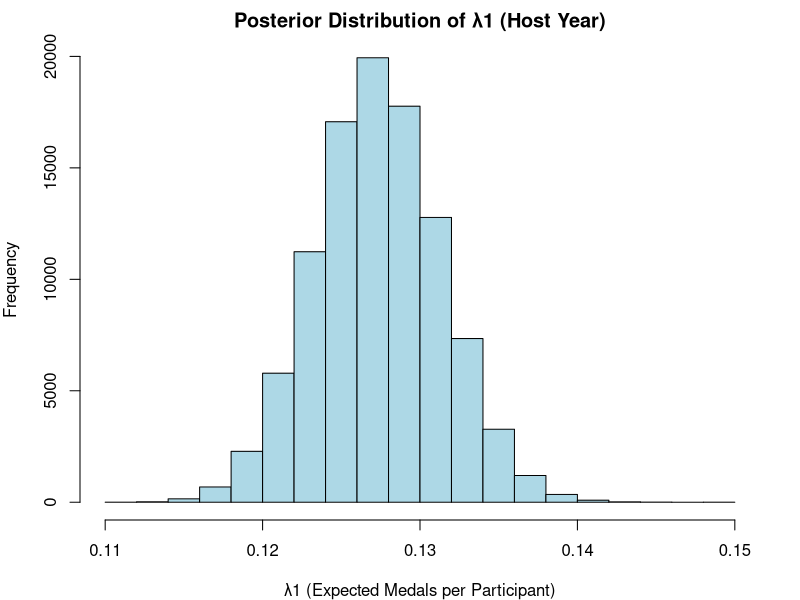

Here is the R script that generated this plot:
# Data
X1 <- c(22, 35, 36, 29, 9, 40, 11, 195, 174, 33, 22, 101, 58, 16, 100, 65, 19, 51)
N1 <- c(258, 294, 280, 328, 275, 423, 385, 489, 522, 401, 422, 647, 617, 426, 599, 530, 462, 621)

X0 <- c(24, 11, 25, 18, 1, 26, 5, 125, 94, 19, 4, 108, 41, 13, 63, 47, 17, 41)
N0 <- c(129, 81, 135, 162, 94, 275, 208, 410, 396, 175, 229, 545, 417, 140, 384, 304, 236, 395)

# Prior parameters
alpha <- 0.1
beta <- 0.1

# Function to calculate the posterior distribution
calculate_posterior <- function(X, N, alpha, beta) {
  alpha_post <- alpha + sum(X)
  beta_post <- beta + sum(N)
  return(rgamma(100000, shape = alpha_post, rate = beta_post))
}

# Calculate the posterior distributions
posterior_host <- calculate_posterior(X1, N1, alpha, beta)
posterior_previous <- calculate_posterior(X0, N0, alpha, beta)


par(mar = c(4, 4, 2, 2))

# Plot the posterior distribution of λ1 (Host Year)
hist(posterior_host, main = "Posterior Distribution of λ1 (Host Year)",
     xlab = "λ1 (Expected Medals per Participant)", col = "lightblue", border = "black")

# Reset plot margins to default values
par(mar = c(5, 4, 4, 2) + 0.1)


###################################


monte_carlo_simulation <- function(X1, N1, X0, N0, alpha, beta, num_samples) {
  posterior_host <- calculate_posterior(X1, N1, alpha, beta)
  posterior_previous <- calculate_posterior(X0, N0, alpha, beta)
  
  samples_host <- rgamma(num_samples, shape = alpha + sum(X1), rate = beta + sum(N1))
  samples_previous <- rgamma(num_samples, shape = alpha + sum(X0), rate = beta + sum(N0))
  
  posterior_probability <- mean(samples_host > samples_previous)
  
  return(posterior_probability)
}

# Perform Monte Carlo simulation for different sets of hyper-prior parameters
hyper_prior_sets <- list(c(0.1, 0.1), c(1, 1), c(0.5, 0.5), c(2, 2))

for (hyper_prior_set in hyper_prior_sets) {
  alpha <- hyper_prior_set[1]
  beta <- hyper_prior_set[2]
  
  posterior_probability <- monte_carlo_simulation(X1, N1, X0, N0, alpha, beta, 100000)
  
  cat(sprintf("Posterior probability (λ1 > λ0) with hyper-prior parameters %.1f, %.1f: %.4f\n", alpha, beta, posterior_probability))
}

# Posterior probability (λ1 > λ0) with hyper-prior parameters 0.1, 0.1: 0.0053
# Posterior probability (λ1 > λ0) with hyper-prior parameters 1.0, 1.0: 0.0050
# Posterior probability (λ1 > λ0) with hyper-prior parameters 0.5, 0.5: 0.0051
# Posterior probability (λ1 > λ0) with hyper-prior parameters 2.0, 2.0: 0.0044
